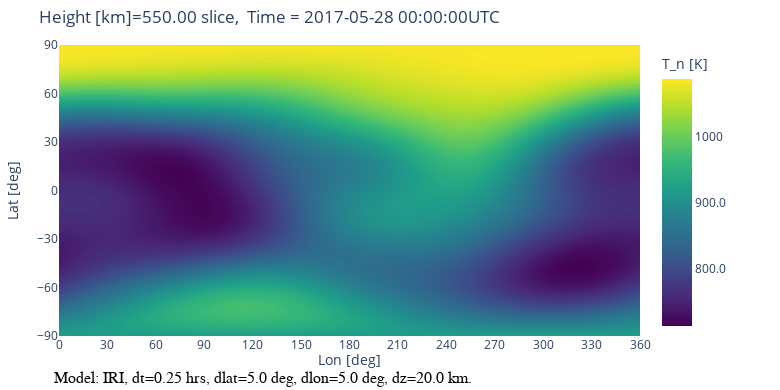

The code cell stored with this chart in its notebook:
### Code cell
#automatically determines height dependency of variable 
#and chooses correct version of plot with proper default cuts and variable ranges.
iplot(iri.make_plot('T_n','LonLat'))

### Figure 1 — Plotly figure (JSON) as saved in the notebook; plotly's stock layout.template omitted (floating-point values rounded to 4 significant figures; data arrays with more than 128 entries replaced by an {"elided": "..."} marker saying what was removed)
{"data": [{"colorbar": {"tickformat": ".4g", "title": {"text": "T_n [K]"}}, "colorscale": [[0, "#440154"], [0.1111, "#482878"], [0.2222, "#3e4989"], [0.3333, "#31688e"], [0.4444, "#26828e"], [0.5556, "#1f9e89"], [0.6667, "#35b779"], [0.7778, "#6ece58"], [0.8889, "#b5de2b"], [1, "#fde725"]], "contours": {"coloring": "fill", "showlines": false}, "hovertemplate": "X: %{x:.2f}<br>Y: %{y:.2f}<br><b> %{z:.4g}</b><extra></extra>", "meta": "2d-grid", "ncontours": 201, "type": "contour", "x": [0, 5, 10, 15, 20, 25, 30, 35, 40, 45, 50, 55, 60, 65, 70, 75, 80, 85, 90, 95, 100, 105, 110, 115, 120, 125, 130, 135, 140, 145, 150, 155, 160, 165, 170, 175, 180, 185, 190, 195, 200, 205, 210, 215, 220, 225, 230, 235, 240, 245, 250, 255, 260, 265, 270, 275, 280, 285, 290, 295, 300, 305, 310, 315, 320, 325, 330, 335, 340, 345, 350, 355, 360], "y": [-90, -85, -80, -75, -70, -65, -60, -55, -50, -45, -40, -35, -30, -25, -20, -15, -10, -5, 0, 5, 10, 15, 20, 25, 30, 35, 40, 45, 50, 55, 60, 65, 70, 75, 80, 85, 90], "z": {"elided": "37x73 float values"}}], "layout": {"annotations": [{"font": {"size": 14}, "showarrow": false, "text": "Lon [deg]", "x": 0.5, "xref": "paper", "y": -0.12, "yref": "paper"}, {"ax": 0, "ay": 0, "font": {"color": "#000000", "family": "sans serif", "size": 16}, "text": "Model: IRI, dt=0.25 hrs, dlat=5.0 deg, dlon=5.0 deg, dz=20.0 km.", "x": 0.1, "xanchor": "left", "xref": "paper", "xshift": -65, "y": 0, "yref": "paper", "yshift": -42}], "autosize": false, "height": 390, "margin": {"b": 45, "l": 40, "pad": 0, "r": 140, "t": 45}, "scene": {"aspectmode": "manual"}, "title": {"text": "Height [km]=550.00 slice,  Time = 2017-05-28 00:00:00UTC"}, "width": 780, "xaxis": {"dtick": 30, "scaleanchor": "y", "tick0": 0, "tickmode": "linear", "title": {"text": ""}}, "yaxis": {"dtick": 30, "tick0": 0, "tickmode": "linear", "title": {"text": "Lat [deg]"}}}}
